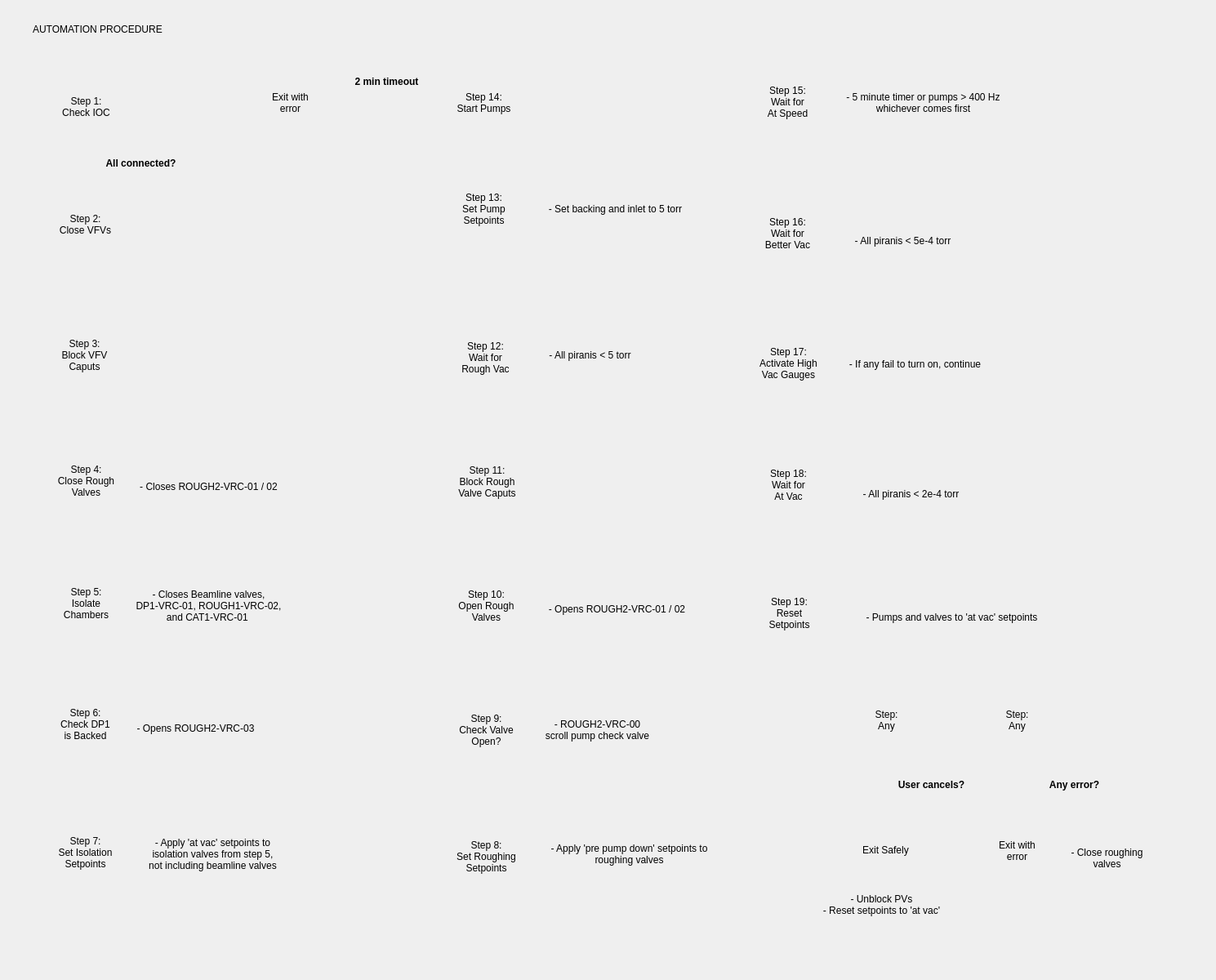
<?xml version="1.0" encoding="UTF-8"?>
<ui version="4.0">
 <class>Form</class>
 <widget class="QWidget" name="Form">
  <property name="geometry">
   <rect>
    <x>0</x>
    <y>0</y>
    <width>1489</width>
    <height>1200</height>
   </rect>
  </property>
  <property name="windowTitle">
   <string>Form</string>
  </property>
  <widget class="PyDMDrawingLine" name="PyDMDrawingLine_31">
   <property name="geometry">
    <rect>
     <x>1035</x>
     <y>938</y>
     <width>100</width>
     <height>51</height>
    </rect>
   </property>
   <property name="toolTip">
    <string/>
   </property>
   <property name="rotation" stdset="0">
    <double>270.000000000000000</double>
   </property>
   <property name="arrowEndPoint" stdset="0">
    <bool>true</bool>
   </property>
  </widget>
  <widget class="QLabel" name="label_37">
   <property name="geometry">
    <rect>
     <x>919</x>
     <y>250</y>
     <width>91</width>
     <height>71</height>
    </rect>
   </property>
   <property name="text">
    <string>Step 16:
Wait for
Better Vac</string>
   </property>
   <property name="alignment">
    <set>Qt::AlignCenter</set>
   </property>
  </widget>
  <widget class="PyDMDrawingCircle" name="PyDMDrawingCircle_20">
   <property name="geometry">
    <rect>
     <x>1040</x>
     <y>837</y>
     <width>91</width>
     <height>91</height>
    </rect>
   </property>
   <property name="toolTip">
    <string/>
   </property>
   <property name="brush" stdset="0">
    <brush brushstyle="SolidPattern">
     <color alpha="0">
      <red>0</red>
      <green>0</green>
      <blue>0</blue>
     </color>
    </brush>
   </property>
   <property name="penStyle" stdset="0">
    <enum>Qt::SolidLine</enum>
   </property>
  </widget>
  <widget class="QLabel" name="label">
   <property name="geometry">
    <rect>
     <x>70</x>
     <y>105</y>
     <width>71</width>
     <height>51</height>
    </rect>
   </property>
   <property name="text">
    <string>Step 1:
Check IOC</string>
   </property>
   <property name="alignment">
    <set>Qt::AlignCenter</set>
   </property>
  </widget>
  <widget class="PyDMDrawingCircle" name="PyDMDrawingCircle_5">
   <property name="geometry">
    <rect>
     <x>59</x>
     <y>694</y>
     <width>91</width>
     <height>91</height>
    </rect>
   </property>
   <property name="toolTip">
    <string/>
   </property>
   <property name="brush" stdset="0">
    <brush brushstyle="SolidPattern">
     <color alpha="0">
      <red>0</red>
      <green>0</green>
      <blue>0</blue>
     </color>
    </brush>
   </property>
   <property name="penStyle" stdset="0">
    <enum>Qt::SolidLine</enum>
   </property>
  </widget>
  <widget class="PyDMDrawingCircle" name="PyDMDrawingCircle_2">
   <property name="geometry">
    <rect>
     <x>58</x>
     <y>235</y>
     <width>91</width>
     <height>81</height>
    </rect>
   </property>
   <property name="toolTip">
    <string/>
   </property>
   <property name="brush" stdset="0">
    <brush brushstyle="SolidPattern">
     <color alpha="0">
      <red>0</red>
      <green>0</green>
      <blue>0</blue>
     </color>
    </brush>
   </property>
   <property name="penStyle" stdset="0">
    <enum>Qt::SolidLine</enum>
   </property>
  </widget>
  <widget class="PyDMDrawingLine" name="PyDMDrawingLine_29">
   <property name="geometry">
    <rect>
     <x>657</x>
     <y>100</y>
     <width>241</width>
     <height>51</height>
    </rect>
   </property>
   <property name="toolTip">
    <string/>
   </property>
   <property name="penCapStyle" stdset="0">
    <enum>Qt::SquareCap</enum>
   </property>
   <property name="rotation" stdset="0">
    <double>0.000000000000000</double>
   </property>
   <property name="arrowEndPoint" stdset="0">
    <bool>true</bool>
   </property>
  </widget>
  <widget class="QLabel" name="label_5">
   <property name="geometry">
    <rect>
     <x>68</x>
     <y>404</y>
     <width>71</width>
     <height>61</height>
    </rect>
   </property>
   <property name="text">
    <string>Step 3:
Block VFV
Caputs</string>
   </property>
   <property name="alignment">
    <set>Qt::AlignCenter</set>
   </property>
  </widget>
  <widget class="QLabel" name="label_32">
   <property name="geometry">
    <rect>
     <x>633</x>
     <y>215</y>
     <width>241</width>
     <height>81</height>
    </rect>
   </property>
   <property name="text">
    <string>- Set backing and inlet to 5 torr</string>
   </property>
   <property name="alignment">
    <set>Qt::AlignCenter</set>
   </property>
  </widget>
  <widget class="PyDMDrawingLine" name="PyDMDrawingLine_20">
   <property name="geometry">
    <rect>
     <x>545</x>
     <y>794</y>
     <width>100</width>
     <height>51</height>
    </rect>
   </property>
   <property name="toolTip">
    <string/>
   </property>
   <property name="rotation" stdset="0">
    <double>90.000000000000000</double>
   </property>
   <property name="arrowEndPoint" stdset="0">
    <bool>true</bool>
   </property>
  </widget>
  <widget class="PyDMDrawingCircle" name="PyDMDrawingCircle_8">
   <property name="geometry">
    <rect>
     <x>59</x>
     <y>998</y>
     <width>91</width>
     <height>91</height>
    </rect>
   </property>
   <property name="toolTip">
    <string/>
   </property>
   <property name="brush" stdset="0">
    <brush brushstyle="SolidPattern">
     <color alpha="0">
      <red>0</red>
      <green>0</green>
      <blue>0</blue>
     </color>
    </brush>
   </property>
   <property name="penStyle" stdset="0">
    <enum>Qt::SolidLine</enum>
   </property>
  </widget>
  <widget class="PyDMDrawingLine" name="PyDMDrawingLine_5">
   <property name="geometry">
    <rect>
     <x>55</x>
     <y>488</y>
     <width>100</width>
     <height>51</height>
    </rect>
   </property>
   <property name="toolTip">
    <string/>
   </property>
   <property name="rotation" stdset="0">
    <double>270.000000000000000</double>
   </property>
   <property name="arrowEndPoint" stdset="0">
    <bool>true</bool>
   </property>
  </widget>
  <widget class="PyDMDrawingLine" name="PyDMDrawingLine_7">
   <property name="geometry">
    <rect>
     <x>55</x>
     <y>639</y>
     <width>100</width>
     <height>51</height>
    </rect>
   </property>
   <property name="toolTip">
    <string/>
   </property>
   <property name="rotation" stdset="0">
    <double>270.000000000000000</double>
   </property>
   <property name="arrowEndPoint" stdset="0">
    <bool>true</bool>
   </property>
  </widget>
  <widget class="PyDMDrawingLine" name="PyDMDrawingLine_2">
   <property name="geometry">
    <rect>
     <x>54</x>
     <y>328</y>
     <width>100</width>
     <height>51</height>
    </rect>
   </property>
   <property name="toolTip">
    <string/>
   </property>
   <property name="rotation" stdset="0">
    <double>270.000000000000000</double>
   </property>
   <property name="arrowEndPoint" stdset="0">
    <bool>true</bool>
   </property>
  </widget>
  <widget class="PyDMDrawingLine" name="PyDMDrawingLine_11">
   <property name="geometry">
    <rect>
     <x>54</x>
     <y>789</y>
     <width>100</width>
     <height>51</height>
    </rect>
   </property>
   <property name="toolTip">
    <string/>
   </property>
   <property name="rotation" stdset="0">
    <double>270.000000000000000</double>
   </property>
   <property name="arrowEndPoint" stdset="0">
    <bool>true</bool>
   </property>
  </widget>
  <widget class="QLabel" name="label_30">
   <property name="geometry">
    <rect>
     <x>549</x>
     <y>402</y>
     <width>91</width>
     <height>71</height>
    </rect>
   </property>
   <property name="text">
    <string>Step 12:
Wait for
Rough Vac</string>
   </property>
   <property name="alignment">
    <set>Qt::AlignCenter</set>
   </property>
  </widget>
  <widget class="PyDMDrawingLine" name="PyDMDrawingLine_17">
   <property name="geometry">
    <rect>
     <x>55</x>
     <y>1094</y>
     <width>100</width>
     <height>51</height>
    </rect>
   </property>
   <property name="toolTip">
    <string/>
   </property>
   <property name="rotation" stdset="0">
    <double>270.000000000000000</double>
   </property>
   <property name="arrowEndPoint" stdset="0">
    <bool>false</bool>
   </property>
  </widget>
  <widget class="PyDMDrawingCircle" name="PyDMDrawingCircle_14">
   <property name="geometry">
    <rect>
     <x>549</x>
     <y>394</y>
     <width>91</width>
     <height>91</height>
    </rect>
   </property>
   <property name="toolTip">
    <string/>
   </property>
   <property name="brush" stdset="0">
    <brush brushstyle="SolidPattern">
     <color alpha="0">
      <red>0</red>
      <green>0</green>
      <blue>0</blue>
     </color>
    </brush>
   </property>
   <property name="penStyle" stdset="0">
    <enum>Qt::SolidLine</enum>
   </property>
  </widget>
  <widget class="PyDMDrawingCircle" name="PyDMDrawingCircle_4">
   <property name="geometry">
    <rect>
     <x>59</x>
     <y>544</y>
     <width>91</width>
     <height>91</height>
    </rect>
   </property>
   <property name="toolTip">
    <string/>
   </property>
   <property name="brush" stdset="0">
    <brush brushstyle="SolidPattern">
     <color alpha="0">
      <red>0</red>
      <green>0</green>
      <blue>0</blue>
     </color>
    </brush>
   </property>
   <property name="penStyle" stdset="0">
    <enum>Qt::SolidLine</enum>
   </property>
  </widget>
  <widget class="QLabel" name="label_24">
   <property name="geometry">
    <rect>
     <x>550</x>
     <y>1018</y>
     <width>91</width>
     <height>61</height>
    </rect>
   </property>
   <property name="text">
    <string>Step 8:
Set Roughing
Setpoints</string>
   </property>
   <property name="alignment">
    <set>Qt::AlignCenter</set>
   </property>
  </widget>
  <widget class="PyDMDrawingCircle" name="PyDMDrawingCircle_16">
   <property name="geometry">
    <rect>
     <x>546</x>
     <y>81</y>
     <width>91</width>
     <height>91</height>
    </rect>
   </property>
   <property name="toolTip">
    <string/>
   </property>
   <property name="brush" stdset="0">
    <brush brushstyle="SolidPattern">
     <color alpha="0">
      <red>0</red>
      <green>0</green>
      <blue>0</blue>
     </color>
    </brush>
   </property>
   <property name="penStyle" stdset="0">
    <enum>Qt::SolidLine</enum>
   </property>
  </widget>
  <widget class="QLabel" name="label_33">
   <property name="geometry">
    <rect>
     <x>547</x>
     <y>90</y>
     <width>91</width>
     <height>71</height>
    </rect>
   </property>
   <property name="text">
    <string>Step 14:
Start Pumps</string>
   </property>
   <property name="alignment">
    <set>Qt::AlignCenter</set>
   </property>
  </widget>
  <widget class="PyDMDrawingLine" name="PyDMDrawingLine_30">
   <property name="geometry">
    <rect>
     <x>914</x>
     <y>183</y>
     <width>100</width>
     <height>51</height>
    </rect>
   </property>
   <property name="toolTip">
    <string/>
   </property>
   <property name="rotation" stdset="0">
    <double>270.000000000000000</double>
   </property>
   <property name="arrowEndPoint" stdset="0">
    <bool>true</bool>
   </property>
  </widget>
  <widget class="QLabel" name="label_8">
   <property name="geometry">
    <rect>
     <x>60</x>
     <y>553</y>
     <width>91</width>
     <height>71</height>
    </rect>
   </property>
   <property name="text">
    <string>Step 4:
Close Rough
Valves</string>
   </property>
   <property name="alignment">
    <set>Qt::AlignCenter</set>
   </property>
  </widget>
  <widget class="PyDMDrawingCircle" name="PyDMDrawingCircle_7">
   <property name="geometry">
    <rect>
     <x>59</x>
     <y>844</y>
     <width>91</width>
     <height>91</height>
    </rect>
   </property>
   <property name="toolTip">
    <string/>
   </property>
   <property name="brush" stdset="0">
    <brush brushstyle="SolidPattern">
     <color alpha="0">
      <red>0</red>
      <green>0</green>
      <blue>0</blue>
     </color>
    </brush>
   </property>
   <property name="penStyle" stdset="0">
    <enum>Qt::SolidLine</enum>
   </property>
  </widget>
  <widget class="PyDMDrawingCircle" name="PyDMDrawingCircle_18">
   <property name="geometry">
    <rect>
     <x>918</x>
     <y>241</y>
     <width>91</width>
     <height>91</height>
    </rect>
   </property>
   <property name="toolTip">
    <string/>
   </property>
   <property name="brush" stdset="0">
    <brush brushstyle="SolidPattern">
     <color alpha="0">
      <red>0</red>
      <green>0</green>
      <blue>0</blue>
     </color>
    </brush>
   </property>
   <property name="penStyle" stdset="0">
    <enum>Qt::SolidLine</enum>
   </property>
  </widget>
  <widget class="PyDMDrawingCircle" name="PyDMDrawingCircle_10">
   <property name="geometry">
    <rect>
     <x>549</x>
     <y>1004</y>
     <width>91</width>
     <height>91</height>
    </rect>
   </property>
   <property name="toolTip">
    <string/>
   </property>
   <property name="brush" stdset="0">
    <brush brushstyle="SolidPattern">
     <color alpha="0">
      <red>0</red>
      <green>0</green>
      <blue>0</blue>
     </color>
    </brush>
   </property>
   <property name="penStyle" stdset="0">
    <enum>Qt::SolidLine</enum>
   </property>
  </widget>
  <widget class="PyDMDrawingLine" name="PyDMDrawingLine_24">
   <property name="geometry">
    <rect>
     <x>543</x>
     <y>312</y>
     <width>100</width>
     <height>71</height>
    </rect>
   </property>
   <property name="toolTip">
    <string/>
   </property>
   <property name="rotation" stdset="0">
    <double>90.000000000000000</double>
   </property>
   <property name="arrowEndPoint" stdset="0">
    <bool>true</bool>
   </property>
  </widget>
  <widget class="PyDMDrawingCircle" name="PyDMDrawingCircle_19">
   <property name="geometry">
    <rect>
     <x>1039</x>
     <y>996</y>
     <width>91</width>
     <height>91</height>
    </rect>
   </property>
   <property name="toolTip">
    <string/>
   </property>
   <property name="brush" stdset="0">
    <brush brushstyle="SolidPattern">
     <color alpha="0">
      <red>0</red>
      <green>0</green>
      <blue>0</blue>
     </color>
    </brush>
   </property>
   <property name="penStyle" stdset="0">
    <enum>Qt::SolidLine</enum>
   </property>
  </widget>
  <widget class="QLabel" name="label_31">
   <property name="geometry">
    <rect>
     <x>547</x>
     <y>220</y>
     <width>91</width>
     <height>71</height>
    </rect>
   </property>
   <property name="text">
    <string>Step 13:
Set Pump
Setpoints</string>
   </property>
   <property name="alignment">
    <set>Qt::AlignCenter</set>
   </property>
  </widget>
  <widget class="PyDMDrawingCircle" name="PyDMDrawingCircle_13">
   <property name="geometry">
    <rect>
     <x>550</x>
     <y>547</y>
     <width>91</width>
     <height>91</height>
    </rect>
   </property>
   <property name="toolTip">
    <string/>
   </property>
   <property name="brush" stdset="0">
    <brush brushstyle="SolidPattern">
     <color alpha="0">
      <red>0</red>
      <green>0</green>
      <blue>0</blue>
     </color>
    </brush>
   </property>
   <property name="penStyle" stdset="0">
    <enum>Qt::SolidLine</enum>
   </property>
  </widget>
  <widget class="PyDMDrawingLine" name="PyDMDrawingLine_18">
   <property name="geometry">
    <rect>
     <x>548</x>
     <y>1094</y>
     <width>100</width>
     <height>51</height>
    </rect>
   </property>
   <property name="toolTip">
    <string/>
   </property>
   <property name="rotation" stdset="0">
    <double>90.000000000000000</double>
   </property>
   <property name="arrowEndPoint" stdset="0">
    <bool>true</bool>
   </property>
  </widget>
  <widget class="QLabel" name="label_3">
   <property name="geometry">
    <rect>
     <x>64</x>
     <y>249</y>
     <width>81</width>
     <height>51</height>
    </rect>
   </property>
   <property name="text">
    <string>Step 2:
Close VFVs</string>
   </property>
   <property name="alignment">
    <set>Qt::AlignCenter</set>
   </property>
  </widget>
  <widget class="QLabel" name="label_39">
   <property name="geometry">
    <rect>
     <x>1039</x>
     <y>1005</y>
     <width>91</width>
     <height>71</height>
    </rect>
   </property>
   <property name="text">
    <string>Exit Safely</string>
   </property>
   <property name="alignment">
    <set>Qt::AlignCenter</set>
   </property>
  </widget>
  <widget class="PyDMDrawingLine" name="PyDMDrawingLine_23">
   <property name="geometry">
    <rect>
     <x>544</x>
     <y>489</y>
     <width>100</width>
     <height>51</height>
    </rect>
   </property>
   <property name="toolTip">
    <string/>
   </property>
   <property name="rotation" stdset="0">
    <double>90.000000000000000</double>
   </property>
   <property name="arrowEndPoint" stdset="0">
    <bool>true</bool>
   </property>
  </widget>
  <widget class="PyDMDrawingCircle" name="PyDMDrawingCircle_15">
   <property name="geometry">
    <rect>
     <x>547</x>
     <y>212</y>
     <width>91</width>
     <height>91</height>
    </rect>
   </property>
   <property name="toolTip">
    <string/>
   </property>
   <property name="brush" stdset="0">
    <brush brushstyle="SolidPattern">
     <color alpha="0">
      <red>0</red>
      <green>0</green>
      <blue>0</blue>
     </color>
    </brush>
   </property>
   <property name="penStyle" stdset="0">
    <enum>Qt::SolidLine</enum>
   </property>
  </widget>
  <widget class="PyDMDrawingLine" name="PyDMDrawingLine">
   <property name="geometry">
    <rect>
     <x>54</x>
     <y>179</y>
     <width>100</width>
     <height>51</height>
    </rect>
   </property>
   <property name="toolTip">
    <string/>
   </property>
   <property name="rotation" stdset="0">
    <double>270.000000000000000</double>
   </property>
   <property name="arrowEndPoint" stdset="0">
    <bool>true</bool>
   </property>
  </widget>
  <widget class="QLabel" name="label_36">
   <property name="geometry">
    <rect>
     <x>919</x>
     <y>89</y>
     <width>91</width>
     <height>71</height>
    </rect>
   </property>
   <property name="text">
    <string>Step 15:
Wait for
At Speed</string>
   </property>
   <property name="alignment">
    <set>Qt::AlignCenter</set>
   </property>
  </widget>
  <widget class="QLabel" name="label_12">
   <property name="geometry">
    <rect>
     <x>60</x>
     <y>703</y>
     <width>91</width>
     <height>71</height>
    </rect>
   </property>
   <property name="text">
    <string>Step 5:
Isolate
Chambers</string>
   </property>
   <property name="alignment">
    <set>Qt::AlignCenter</set>
   </property>
  </widget>
  <widget class="QLabel" name="label_20">
   <property name="geometry">
    <rect>
     <x>59</x>
     <y>1013</y>
     <width>91</width>
     <height>61</height>
    </rect>
   </property>
   <property name="text">
    <string>Step 7:
Set Isolation
Setpoints</string>
   </property>
   <property name="alignment">
    <set>Qt::AlignCenter</set>
   </property>
  </widget>
  <widget class="QLabel" name="label_4">
   <property name="geometry">
    <rect>
     <x>87</x>
     <y>175</y>
     <width>171</width>
     <height>51</height>
    </rect>
   </property>
   <property name="text">
    <string>&lt;html&gt;&lt;head/&gt;&lt;body&gt;&lt;p&gt;&lt;span style=&quot; font-weight:600;&quot;&gt;All connected?&lt;/span&gt;&lt;/p&gt;&lt;/body&gt;&lt;/html&gt;</string>
   </property>
   <property name="alignment">
    <set>Qt::AlignCenter</set>
   </property>
  </widget>
  <widget class="QLabel" name="label_26">
   <property name="geometry">
    <rect>
     <x>550</x>
     <y>711</y>
     <width>91</width>
     <height>61</height>
    </rect>
   </property>
   <property name="text">
    <string>Step 10:
Open Rough
Valves</string>
   </property>
   <property name="alignment">
    <set>Qt::AlignCenter</set>
   </property>
  </widget>
  <widget class="PyDMDrawingLine" name="PyDMDrawingLine_25">
   <property name="geometry">
    <rect>
     <x>542</x>
     <y>177</y>
     <width>100</width>
     <height>31</height>
    </rect>
   </property>
   <property name="toolTip">
    <string/>
   </property>
   <property name="rotation" stdset="0">
    <double>90.000000000000000</double>
   </property>
   <property name="arrowEndPoint" stdset="0">
    <bool>true</bool>
   </property>
  </widget>
  <widget class="QLabel" name="label_14">
   <property name="geometry">
    <rect>
     <x>974</x>
     <y>1083</y>
     <width>211</width>
     <height>51</height>
    </rect>
   </property>
   <property name="text">
    <string>&lt;html&gt;&lt;head/&gt;&lt;body&gt;&lt;p&gt;- Unblock PVs&lt;br/&gt;- Reset setpoints to 'at vac'&lt;/p&gt;&lt;/body&gt;&lt;/html&gt;</string>
   </property>
   <property name="alignment">
    <set>Qt::AlignCenter</set>
   </property>
  </widget>
  <widget class="PyDMDrawingCircle" name="PyDMDrawingCircle_3">
   <property name="geometry">
    <rect>
     <x>57</x>
     <y>389</y>
     <width>91</width>
     <height>91</height>
    </rect>
   </property>
   <property name="toolTip">
    <string/>
   </property>
   <property name="brush" stdset="0">
    <brush brushstyle="SolidPattern">
     <color alpha="0">
      <red>0</red>
      <green>0</green>
      <blue>0</blue>
     </color>
    </brush>
   </property>
   <property name="penStyle" stdset="0">
    <enum>Qt::SolidLine</enum>
   </property>
  </widget>
  <widget class="QLabel" name="label_28">
   <property name="geometry">
    <rect>
     <x>631</x>
     <y>853</y>
     <width>201</width>
     <height>81</height>
    </rect>
   </property>
   <property name="text">
    <string>- ROUGH2-VRC-00
scroll pump check valve</string>
   </property>
   <property name="alignment">
    <set>Qt::AlignCenter</set>
   </property>
  </widget>
  <widget class="QLabel" name="label_19">
   <property name="geometry">
    <rect>
     <x>149</x>
     <y>866</y>
     <width>181</width>
     <height>51</height>
    </rect>
   </property>
   <property name="text">
    <string>- Opens ROUGH2-VRC-03</string>
   </property>
   <property name="alignment">
    <set>Qt::AlignCenter</set>
   </property>
  </widget>
  <widget class="QLabel" name="label_38">
   <property name="geometry">
    <rect>
     <x>1000</x>
     <y>100</y>
     <width>261</width>
     <height>51</height>
    </rect>
   </property>
   <property name="text">
    <string>- 5 minute timer or pumps &gt; 400 Hz
whichever comes first</string>
   </property>
   <property name="alignment">
    <set>Qt::AlignCenter</set>
   </property>
  </widget>
  <widget class="QLabel" name="label_29">
   <property name="geometry">
    <rect>
     <x>546</x>
     <y>549</y>
     <width>101</width>
     <height>81</height>
    </rect>
   </property>
   <property name="text">
    <string>Step 11:
Block Rough
Valve Caputs</string>
   </property>
   <property name="alignment">
    <set>Qt::AlignCenter</set>
   </property>
  </widget>
  <widget class="PyDMDrawingLine" name="PyDMDrawingLine_19">
   <property name="geometry">
    <rect>
     <x>545</x>
     <y>946</y>
     <width>100</width>
     <height>51</height>
    </rect>
   </property>
   <property name="toolTip">
    <string/>
   </property>
   <property name="rotation" stdset="0">
    <double>90.000000000000000</double>
   </property>
   <property name="arrowEndPoint" stdset="0">
    <bool>true</bool>
   </property>
  </widget>
  <widget class="PyDMDrawingLine" name="PyDMDrawingLine_22">
   <property name="geometry">
    <rect>
     <x>545</x>
     <y>642</y>
     <width>100</width>
     <height>51</height>
    </rect>
   </property>
   <property name="toolTip">
    <string/>
   </property>
   <property name="rotation" stdset="0">
    <double>90.000000000000000</double>
   </property>
   <property name="arrowEndPoint" stdset="0">
    <bool>true</bool>
   </property>
  </widget>
  <widget class="PyDMLabel" name="PyDMLabel">
   <property name="geometry">
    <rect>
     <x>40</x>
     <y>20</y>
     <width>231</width>
     <height>31</height>
    </rect>
   </property>
   <property name="toolTip">
    <string/>
   </property>
   <property name="text">
    <string>AUTOMATION PROCEDURE</string>
   </property>
  </widget>
  <widget class="PyDMDrawingCircle" name="PyDMDrawingCircle_17">
   <property name="geometry">
    <rect>
     <x>918</x>
     <y>80</y>
     <width>91</width>
     <height>91</height>
    </rect>
   </property>
   <property name="toolTip">
    <string/>
   </property>
   <property name="brush" stdset="0">
    <brush brushstyle="SolidPattern">
     <color alpha="0">
      <red>0</red>
      <green>0</green>
      <blue>0</blue>
     </color>
    </brush>
   </property>
   <property name="penStyle" stdset="0">
    <enum>Qt::SolidLine</enum>
   </property>
  </widget>
  <widget class="PyDMDrawingLine" name="PyDMDrawingLine_16">
   <property name="geometry">
    <rect>
     <x>106</x>
     <y>1118</y>
     <width>491</width>
     <height>51</height>
    </rect>
   </property>
   <property name="toolTip">
    <string/>
   </property>
   <property name="rotation" stdset="0">
    <double>0.000000000000000</double>
   </property>
   <property name="arrowEndPoint" stdset="0">
    <bool>false</bool>
   </property>
  </widget>
  <widget class="QLabel" name="label_17">
   <property name="geometry">
    <rect>
     <x>59</x>
     <y>856</y>
     <width>91</width>
     <height>61</height>
    </rect>
   </property>
   <property name="text">
    <string>Step 6:
Check DP1
is Backed</string>
   </property>
   <property name="alignment">
    <set>Qt::AlignCenter</set>
   </property>
  </widget>
  <widget class="PyDMDrawingLine" name="PyDMDrawingLine_13">
   <property name="geometry">
    <rect>
     <x>53</x>
     <y>939</y>
     <width>100</width>
     <height>51</height>
    </rect>
   </property>
   <property name="toolTip">
    <string/>
   </property>
   <property name="rotation" stdset="0">
    <double>270.000000000000000</double>
   </property>
   <property name="arrowEndPoint" stdset="0">
    <bool>true</bool>
   </property>
  </widget>
  <widget class="PyDMDrawingCircle" name="PyDMDrawingCircle">
   <property name="geometry">
    <rect>
     <x>59</x>
     <y>92</y>
     <width>91</width>
     <height>81</height>
    </rect>
   </property>
   <property name="toolTip">
    <string/>
   </property>
   <property name="brush" stdset="0">
    <brush brushstyle="SolidPattern">
     <color alpha="0">
      <red>0</red>
      <green>0</green>
      <blue>0</blue>
     </color>
    </brush>
   </property>
   <property name="penStyle" stdset="0">
    <enum>Qt::SolidLine</enum>
   </property>
  </widget>
  <widget class="PyDMDrawingCircle" name="PyDMDrawingCircle_12">
   <property name="geometry">
    <rect>
     <x>550</x>
     <y>699</y>
     <width>91</width>
     <height>91</height>
    </rect>
   </property>
   <property name="toolTip">
    <string/>
   </property>
   <property name="brush" stdset="0">
    <brush brushstyle="SolidPattern">
     <color alpha="0">
      <red>0</red>
      <green>0</green>
      <blue>0</blue>
     </color>
    </brush>
   </property>
   <property name="penStyle" stdset="0">
    <enum>Qt::SolidLine</enum>
   </property>
  </widget>
  <widget class="PyDMDrawingCircle" name="PyDMDrawingCircle_11">
   <property name="geometry">
    <rect>
     <x>550</x>
     <y>851</y>
     <width>91</width>
     <height>91</height>
    </rect>
   </property>
   <property name="toolTip">
    <string/>
   </property>
   <property name="brush" stdset="0">
    <brush brushstyle="SolidPattern">
     <color alpha="0">
      <red>0</red>
      <green>0</green>
      <blue>0</blue>
     </color>
    </brush>
   </property>
   <property name="penStyle" stdset="0">
    <enum>Qt::SolidLine</enum>
   </property>
  </widget>
  <widget class="QLabel" name="label_11">
   <property name="geometry">
    <rect>
     <x>150</x>
     <y>570</y>
     <width>211</width>
     <height>51</height>
    </rect>
   </property>
   <property name="text">
    <string>- Closes ROUGH2-VRC-01 / 02</string>
   </property>
   <property name="alignment">
    <set>Qt::AlignCenter</set>
   </property>
  </widget>
  <widget class="QLabel" name="label_25">
   <property name="geometry">
    <rect>
     <x>550</x>
     <y>863</y>
     <width>91</width>
     <height>61</height>
    </rect>
   </property>
   <property name="text">
    <string>Step 9:
Check Valve
Open?</string>
   </property>
   <property name="alignment">
    <set>Qt::AlignCenter</set>
   </property>
  </widget>
  <widget class="QLabel" name="label_40">
   <property name="geometry">
    <rect>
     <x>1040</x>
     <y>846</y>
     <width>91</width>
     <height>71</height>
    </rect>
   </property>
   <property name="text">
    <string>Step:
Any</string>
   </property>
   <property name="alignment">
    <set>Qt::AlignCenter</set>
   </property>
  </widget>
  <widget class="QLabel" name="label_13">
   <property name="geometry">
    <rect>
     <x>150</x>
     <y>706</y>
     <width>211</width>
     <height>71</height>
    </rect>
   </property>
   <property name="text">
    <string>- Closes Beamline valves,
DP1-VRC-01, ROUGH1-VRC-02,
and CAT1-VRC-01 </string>
   </property>
   <property name="alignment">
    <set>Qt::AlignCenter</set>
   </property>
  </widget>
  <widget class="QLabel" name="label_21">
   <property name="geometry">
    <rect>
     <x>150</x>
     <y>1020</y>
     <width>221</width>
     <height>51</height>
    </rect>
   </property>
   <property name="text">
    <string>- Apply 'at vac' setpoints to 
isolation valves from step 5,
not including beamline valves</string>
   </property>
   <property name="alignment">
    <set>Qt::AlignCenter</set>
   </property>
  </widget>
  <widget class="QLabel" name="label_22">
   <property name="geometry">
    <rect>
     <x>660</x>
     <y>1020</y>
     <width>221</width>
     <height>51</height>
    </rect>
   </property>
   <property name="text">
    <string>- Apply 'pre pump down' setpoints to
roughing valves</string>
   </property>
   <property name="alignment">
    <set>Qt::AlignCenter</set>
   </property>
  </widget>
  <widget class="QLabel" name="label_15">
   <property name="geometry">
    <rect>
     <x>650</x>
     <y>720</y>
     <width>211</width>
     <height>51</height>
    </rect>
   </property>
   <property name="text">
    <string>- Opens ROUGH2-VRC-01 / 02</string>
   </property>
   <property name="alignment">
    <set>Qt::AlignCenter</set>
   </property>
  </widget>
  <widget class="QLabel" name="label_16">
   <property name="geometry">
    <rect>
     <x>637</x>
     <y>410</y>
     <width>171</width>
     <height>51</height>
    </rect>
   </property>
   <property name="text">
    <string>- All piranis &lt; 5 torr</string>
   </property>
   <property name="alignment">
    <set>Qt::AlignCenter</set>
   </property>
  </widget>
  <widget class="QLabel" name="label_41">
   <property name="geometry">
    <rect>
     <x>1060</x>
     <y>936</y>
     <width>161</width>
     <height>51</height>
    </rect>
   </property>
   <property name="text">
    <string>&lt;html&gt;&lt;head/&gt;&lt;body&gt;&lt;p&gt;&lt;span style=&quot; font-weight:600;&quot;&gt;User cancels?&lt;/span&gt;&lt;/p&gt;&lt;/body&gt;&lt;/html&gt;</string>
   </property>
   <property name="alignment">
    <set>Qt::AlignCenter</set>
   </property>
  </widget>
  <widget class="PyDMDrawingLine" name="PyDMDrawingLine_21">
   <property name="geometry">
    <rect>
     <x>410</x>
     <y>100</y>
     <width>121</width>
     <height>51</height>
    </rect>
   </property>
   <property name="toolTip">
    <string/>
   </property>
   <property name="rotation" stdset="0">
    <double>0.000000000000000</double>
   </property>
   <property name="arrowEndPoint" stdset="0">
    <bool>false</bool>
   </property>
   <property name="arrowStartPoint" stdset="0">
    <bool>true</bool>
   </property>
  </widget>
  <widget class="QLabel" name="label_42">
   <property name="geometry">
    <rect>
     <x>413</x>
     <y>80</y>
     <width>121</width>
     <height>41</height>
    </rect>
   </property>
   <property name="text">
    <string>&lt;html&gt;&lt;head/&gt;&lt;body&gt;&lt;p&gt;&lt;span style=&quot; font-weight:600;&quot;&gt;2 min timeout&lt;/span&gt;&lt;/p&gt;&lt;/body&gt;&lt;/html&gt;</string>
   </property>
   <property name="alignment">
    <set>Qt::AlignCenter</set>
   </property>
  </widget>
  <widget class="PyDMDrawingCircle" name="PyDMDrawingCircle_21">
   <property name="geometry">
    <rect>
     <x>310</x>
     <y>81</y>
     <width>91</width>
     <height>91</height>
    </rect>
   </property>
   <property name="toolTip">
    <string/>
   </property>
   <property name="brush" stdset="0">
    <brush brushstyle="SolidPattern">
     <color alpha="0">
      <red>0</red>
      <green>0</green>
      <blue>0</blue>
     </color>
    </brush>
   </property>
   <property name="penStyle" stdset="0">
    <enum>Qt::SolidLine</enum>
   </property>
  </widget>
  <widget class="QLabel" name="label_43">
   <property name="geometry">
    <rect>
     <x>310</x>
     <y>90</y>
     <width>91</width>
     <height>71</height>
    </rect>
   </property>
   <property name="text">
    <string>Exit with
error</string>
   </property>
   <property name="alignment">
    <set>Qt::AlignCenter</set>
   </property>
  </widget>
  <widget class="QLabel" name="label_44">
   <property name="geometry">
    <rect>
     <x>1200</x>
     <y>1006</y>
     <width>91</width>
     <height>71</height>
    </rect>
   </property>
   <property name="text">
    <string>Exit with
error</string>
   </property>
   <property name="alignment">
    <set>Qt::AlignCenter</set>
   </property>
  </widget>
  <widget class="PyDMDrawingCircle" name="PyDMDrawingCircle_22">
   <property name="geometry">
    <rect>
     <x>1200</x>
     <y>996</y>
     <width>91</width>
     <height>91</height>
    </rect>
   </property>
   <property name="toolTip">
    <string/>
   </property>
   <property name="brush" stdset="0">
    <brush brushstyle="SolidPattern">
     <color alpha="0">
      <red>0</red>
      <green>0</green>
      <blue>0</blue>
     </color>
    </brush>
   </property>
   <property name="penStyle" stdset="0">
    <enum>Qt::SolidLine</enum>
   </property>
  </widget>
  <widget class="PyDMDrawingCircle" name="PyDMDrawingCircle_23">
   <property name="geometry">
    <rect>
     <x>1200</x>
     <y>837</y>
     <width>91</width>
     <height>91</height>
    </rect>
   </property>
   <property name="toolTip">
    <string/>
   </property>
   <property name="brush" stdset="0">
    <brush brushstyle="SolidPattern">
     <color alpha="0">
      <red>0</red>
      <green>0</green>
      <blue>0</blue>
     </color>
    </brush>
   </property>
   <property name="penStyle" stdset="0">
    <enum>Qt::SolidLine</enum>
   </property>
  </widget>
  <widget class="PyDMDrawingLine" name="PyDMDrawingLine_32">
   <property name="geometry">
    <rect>
     <x>1195</x>
     <y>936</y>
     <width>100</width>
     <height>51</height>
    </rect>
   </property>
   <property name="toolTip">
    <string/>
   </property>
   <property name="rotation" stdset="0">
    <double>270.000000000000000</double>
   </property>
   <property name="arrowEndPoint" stdset="0">
    <bool>true</bool>
   </property>
  </widget>
  <widget class="QLabel" name="label_45">
   <property name="geometry">
    <rect>
     <x>1200</x>
     <y>846</y>
     <width>91</width>
     <height>71</height>
    </rect>
   </property>
   <property name="text">
    <string>Step:
Any</string>
   </property>
   <property name="alignment">
    <set>Qt::AlignCenter</set>
   </property>
  </widget>
  <widget class="QLabel" name="label_46">
   <property name="geometry">
    <rect>
     <x>1260</x>
     <y>936</y>
     <width>111</width>
     <height>51</height>
    </rect>
   </property>
   <property name="text">
    <string>&lt;html&gt;&lt;head/&gt;&lt;body&gt;&lt;p&gt;&lt;span style=&quot; font-weight:600;&quot;&gt;Any error?&lt;/span&gt;&lt;/p&gt;&lt;/body&gt;&lt;/html&gt;</string>
   </property>
   <property name="alignment">
    <set>Qt::AlignCenter</set>
   </property>
  </widget>
  <widget class="QLabel" name="label_18">
   <property name="geometry">
    <rect>
     <x>1290</x>
     <y>1026</y>
     <width>131</width>
     <height>51</height>
    </rect>
   </property>
   <property name="text">
    <string>&lt;html&gt;&lt;head/&gt;&lt;body&gt;&lt;p&gt;- Close roughing&lt;br/&gt;valves&lt;/p&gt;&lt;/body&gt;&lt;/html&gt;</string>
   </property>
   <property name="alignment">
    <set>Qt::AlignCenter</set>
   </property>
  </widget>
  <widget class="PyDMDrawingLine" name="PyDMDrawingLine_26">
   <property name="geometry">
    <rect>
     <x>1140</x>
     <y>1020</y>
     <width>51</width>
     <height>51</height>
    </rect>
   </property>
   <property name="toolTip">
    <string/>
   </property>
   <property name="rotation" stdset="0">
    <double>0.000000000000000</double>
   </property>
   <property name="arrowEndPoint" stdset="0">
    <bool>false</bool>
   </property>
   <property name="arrowStartPoint" stdset="0">
    <bool>true</bool>
   </property>
  </widget>
  <widget class="QLabel" name="label_47">
   <property name="geometry">
    <rect>
     <x>1010</x>
     <y>270</y>
     <width>191</width>
     <height>51</height>
    </rect>
   </property>
   <property name="text">
    <string>- All piranis &lt; 5e-4 torr</string>
   </property>
   <property name="alignment">
    <set>Qt::AlignCenter</set>
   </property>
  </widget>
  <widget class="QLabel" name="label_48">
   <property name="geometry">
    <rect>
     <x>920</x>
     <y>404</y>
     <width>91</width>
     <height>81</height>
    </rect>
   </property>
   <property name="text">
    <string>Step 17:
Activate High
Vac Gauges</string>
   </property>
   <property name="alignment">
    <set>Qt::AlignCenter</set>
   </property>
  </widget>
  <widget class="PyDMDrawingCircle" name="PyDMDrawingCircle_24">
   <property name="geometry">
    <rect>
     <x>919</x>
     <y>401</y>
     <width>91</width>
     <height>91</height>
    </rect>
   </property>
   <property name="toolTip">
    <string/>
   </property>
   <property name="brush" stdset="0">
    <brush brushstyle="SolidPattern">
     <color alpha="0">
      <red>0</red>
      <green>0</green>
      <blue>0</blue>
     </color>
    </brush>
   </property>
   <property name="penStyle" stdset="0">
    <enum>Qt::SolidLine</enum>
   </property>
  </widget>
  <widget class="PyDMDrawingLine" name="PyDMDrawingLine_33">
   <property name="geometry">
    <rect>
     <x>915</x>
     <y>343</y>
     <width>100</width>
     <height>51</height>
    </rect>
   </property>
   <property name="toolTip">
    <string/>
   </property>
   <property name="rotation" stdset="0">
    <double>270.000000000000000</double>
   </property>
   <property name="arrowEndPoint" stdset="0">
    <bool>true</bool>
   </property>
  </widget>
  <widget class="QLabel" name="label_49">
   <property name="geometry">
    <rect>
     <x>1010</x>
     <y>420</y>
     <width>221</width>
     <height>51</height>
    </rect>
   </property>
   <property name="text">
    <string>- If any fail to turn on, continue</string>
   </property>
   <property name="alignment">
    <set>Qt::AlignCenter</set>
   </property>
  </widget>
  <widget class="PyDMDrawingLine" name="PyDMDrawingLine_34">
   <property name="geometry">
    <rect>
     <x>915</x>
     <y>492</y>
     <width>100</width>
     <height>51</height>
    </rect>
   </property>
   <property name="toolTip">
    <string/>
   </property>
   <property name="rotation" stdset="0">
    <double>270.000000000000000</double>
   </property>
   <property name="arrowEndPoint" stdset="0">
    <bool>true</bool>
   </property>
  </widget>
  <widget class="PyDMDrawingCircle" name="PyDMDrawingCircle_25">
   <property name="geometry">
    <rect>
     <x>919</x>
     <y>550</y>
     <width>91</width>
     <height>91</height>
    </rect>
   </property>
   <property name="toolTip">
    <string/>
   </property>
   <property name="brush" stdset="0">
    <brush brushstyle="SolidPattern">
     <color alpha="0">
      <red>0</red>
      <green>0</green>
      <blue>0</blue>
     </color>
    </brush>
   </property>
   <property name="penStyle" stdset="0">
    <enum>Qt::SolidLine</enum>
   </property>
  </widget>
  <widget class="QLabel" name="label_50">
   <property name="geometry">
    <rect>
     <x>920</x>
     <y>553</y>
     <width>91</width>
     <height>81</height>
    </rect>
   </property>
   <property name="text">
    <string>Step 18:
Wait for
At Vac</string>
   </property>
   <property name="alignment">
    <set>Qt::AlignCenter</set>
   </property>
  </widget>
  <widget class="QLabel" name="label_51">
   <property name="geometry">
    <rect>
     <x>1020</x>
     <y>580</y>
     <width>191</width>
     <height>51</height>
    </rect>
   </property>
   <property name="text">
    <string>- All piranis &lt; 2e-4 torr</string>
   </property>
   <property name="alignment">
    <set>Qt::AlignCenter</set>
   </property>
  </widget>
  <widget class="QLabel" name="label_52">
   <property name="geometry">
    <rect>
     <x>921</x>
     <y>710</y>
     <width>91</width>
     <height>81</height>
    </rect>
   </property>
   <property name="text">
    <string>Step 19:
Reset
Setpoints</string>
   </property>
   <property name="alignment">
    <set>Qt::AlignCenter</set>
   </property>
  </widget>
  <widget class="PyDMDrawingLine" name="PyDMDrawingLine_35">
   <property name="geometry">
    <rect>
     <x>916</x>
     <y>649</y>
     <width>100</width>
     <height>51</height>
    </rect>
   </property>
   <property name="toolTip">
    <string/>
   </property>
   <property name="rotation" stdset="0">
    <double>270.000000000000000</double>
   </property>
   <property name="arrowEndPoint" stdset="0">
    <bool>true</bool>
   </property>
  </widget>
  <widget class="PyDMDrawingCircle" name="PyDMDrawingCircle_26">
   <property name="geometry">
    <rect>
     <x>920</x>
     <y>707</y>
     <width>91</width>
     <height>91</height>
    </rect>
   </property>
   <property name="toolTip">
    <string/>
   </property>
   <property name="brush" stdset="0">
    <brush brushstyle="SolidPattern">
     <color alpha="0">
      <red>0</red>
      <green>0</green>
      <blue>0</blue>
     </color>
    </brush>
   </property>
   <property name="penStyle" stdset="0">
    <enum>Qt::SolidLine</enum>
   </property>
  </widget>
  <widget class="QLabel" name="label_53">
   <property name="geometry">
    <rect>
     <x>1020</x>
     <y>730</y>
     <width>291</width>
     <height>51</height>
    </rect>
   </property>
   <property name="text">
    <string>- Pumps and valves to 'at vac' setpoints</string>
   </property>
   <property name="alignment">
    <set>Qt::AlignCenter</set>
   </property>
  </widget>
  <widget class="PyDMDrawingLine" name="PyDMDrawingLine_36">
   <property name="geometry">
    <rect>
     <x>916</x>
     <y>810</y>
     <width>100</width>
     <height>241</height>
    </rect>
   </property>
   <property name="toolTip">
    <string/>
   </property>
   <property name="rotation" stdset="0">
    <double>270.000000000000000</double>
   </property>
   <property name="arrowEndPoint" stdset="0">
    <bool>false</bool>
   </property>
  </widget>
  <widget class="PyDMDrawingLine" name="PyDMDrawingLine_37">
   <property name="geometry">
    <rect>
     <x>971</x>
     <y>1024</y>
     <width>61</width>
     <height>51</height>
    </rect>
   </property>
   <property name="toolTip">
    <string/>
   </property>
   <property name="penCapStyle" stdset="0">
    <enum>Qt::SquareCap</enum>
   </property>
   <property name="rotation" stdset="0">
    <double>0.000000000000000</double>
   </property>
   <property name="arrowEndPoint" stdset="0">
    <bool>true</bool>
   </property>
  </widget>
  <zorder>PyDMDrawingCircle_26</zorder>
  <zorder>PyDMDrawingCircle_24</zorder>
  <zorder>PyDMDrawingCircle_18</zorder>
  <zorder>PyDMDrawingCircle_17</zorder>
  <zorder>PyDMDrawingCircle_22</zorder>
  <zorder>PyDMDrawingCircle_16</zorder>
  <zorder>label_33</zorder>
  <zorder>PyDMDrawingCircle_15</zorder>
  <zorder>PyDMDrawingCircle_14</zorder>
  <zorder>PyDMDrawingCircle_12</zorder>
  <zorder>PyDMDrawingCircle_10</zorder>
  <zorder>PyDMDrawingCircle_3</zorder>
  <zorder>PyDMDrawingCircle</zorder>
  <zorder>PyDMDrawingLine_31</zorder>
  <zorder>label_37</zorder>
  <zorder>PyDMDrawingCircle_20</zorder>
  <zorder>label</zorder>
  <zorder>PyDMDrawingCircle_5</zorder>
  <zorder>PyDMDrawingCircle_2</zorder>
  <zorder>PyDMDrawingLine_29</zorder>
  <zorder>label_5</zorder>
  <zorder>label_32</zorder>
  <zorder>PyDMDrawingLine_20</zorder>
  <zorder>PyDMDrawingCircle_8</zorder>
  <zorder>PyDMDrawingLine_5</zorder>
  <zorder>PyDMDrawingLine_7</zorder>
  <zorder>PyDMDrawingLine_2</zorder>
  <zorder>PyDMDrawingLine_11</zorder>
  <zorder>label_30</zorder>
  <zorder>PyDMDrawingLine_17</zorder>
  <zorder>PyDMDrawingCircle_4</zorder>
  <zorder>label_24</zorder>
  <zorder>PyDMDrawingLine_30</zorder>
  <zorder>label_8</zorder>
  <zorder>PyDMDrawingCircle_7</zorder>
  <zorder>PyDMDrawingLine_24</zorder>
  <zorder>PyDMDrawingCircle_19</zorder>
  <zorder>label_31</zorder>
  <zorder>PyDMDrawingCircle_13</zorder>
  <zorder>PyDMDrawingLine_18</zorder>
  <zorder>label_3</zorder>
  <zorder>label_39</zorder>
  <zorder>PyDMDrawingLine_23</zorder>
  <zorder>PyDMDrawingLine</zorder>
  <zorder>label_36</zorder>
  <zorder>label_12</zorder>
  <zorder>label_20</zorder>
  <zorder>label_4</zorder>
  <zorder>label_26</zorder>
  <zorder>PyDMDrawingLine_25</zorder>
  <zorder>label_14</zorder>
  <zorder>label_28</zorder>
  <zorder>label_19</zorder>
  <zorder>label_38</zorder>
  <zorder>label_29</zorder>
  <zorder>PyDMDrawingLine_19</zorder>
  <zorder>PyDMDrawingLine_22</zorder>
  <zorder>PyDMLabel</zorder>
  <zorder>PyDMDrawingLine_16</zorder>
  <zorder>label_17</zorder>
  <zorder>PyDMDrawingLine_13</zorder>
  <zorder>PyDMDrawingCircle_11</zorder>
  <zorder>label_11</zorder>
  <zorder>label_25</zorder>
  <zorder>label_40</zorder>
  <zorder>label_13</zorder>
  <zorder>label_21</zorder>
  <zorder>label_22</zorder>
  <zorder>label_15</zorder>
  <zorder>label_16</zorder>
  <zorder>label_41</zorder>
  <zorder>PyDMDrawingLine_21</zorder>
  <zorder>label_42</zorder>
  <zorder>PyDMDrawingCircle_21</zorder>
  <zorder>label_43</zorder>
  <zorder>label_44</zorder>
  <zorder>PyDMDrawingCircle_23</zorder>
  <zorder>PyDMDrawingLine_32</zorder>
  <zorder>label_45</zorder>
  <zorder>label_46</zorder>
  <zorder>label_18</zorder>
  <zorder>PyDMDrawingLine_26</zorder>
  <zorder>label_47</zorder>
  <zorder>label_48</zorder>
  <zorder>PyDMDrawingLine_33</zorder>
  <zorder>label_49</zorder>
  <zorder>PyDMDrawingLine_34</zorder>
  <zorder>PyDMDrawingCircle_25</zorder>
  <zorder>label_50</zorder>
  <zorder>label_51</zorder>
  <zorder>label_52</zorder>
  <zorder>PyDMDrawingLine_35</zorder>
  <zorder>label_53</zorder>
  <zorder>PyDMDrawingLine_36</zorder>
  <zorder>PyDMDrawingLine_37</zorder>
 </widget>
 <customwidgets>
  <customwidget>
   <class>PyDMLabel</class>
   <extends>QLabel</extends>
   <header>pydm.widgets.label</header>
  </customwidget>
  <customwidget>
   <class>PyDMDrawingCircle</class>
   <extends>QWidget</extends>
   <header>pydm.widgets.drawing</header>
  </customwidget>
  <customwidget>
   <class>PyDMDrawingLine</class>
   <extends>QWidget</extends>
   <header>pydm.widgets.drawing</header>
  </customwidget>
 </customwidgets>
 <resources/>
 <connections/>
</ui>
